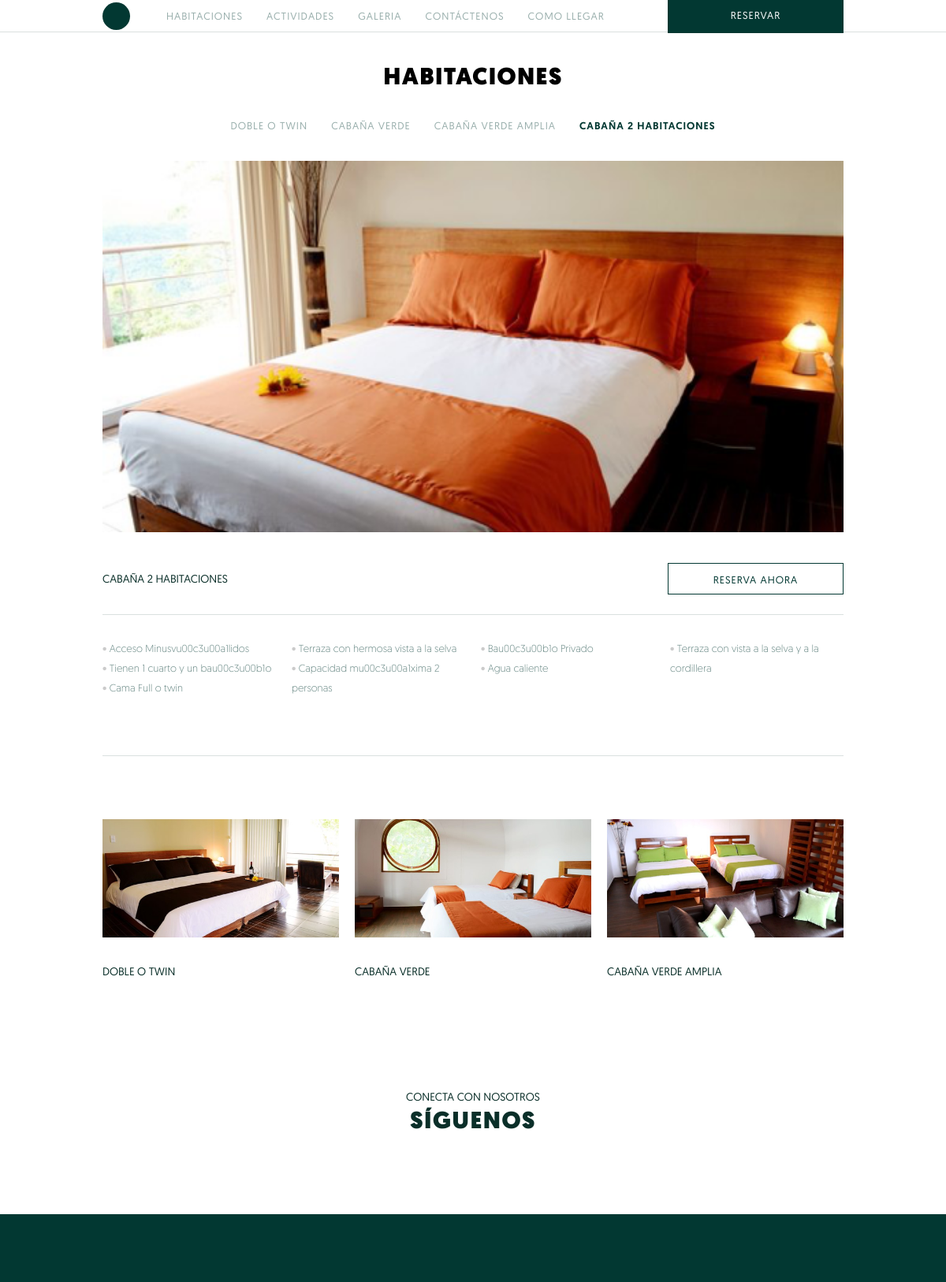
Page /rooms/index/4 on the committed database.
### tables this page shows
CREATE TABLE IF NOT EXISTS `rooms` (
  `id` int(100) NOT NULL AUTO_INCREMENT,
  `name` varchar(5000) NOT NULL,
  `img` varchar(5000) NOT NULL,
  `features` varchar(5000) NOT NULL,
  PRIMARY KEY (`id`)
);

### application/controllers/rooms.php (called while the page is built)
<?php if ( ! defined('BASEPATH')) exit('No direct script access allowed');
class Rooms extends CI_Controller {
	public function index()
	{
		$this->load->model('rooms_model');
		$data['rooms'] = $this->rooms_model->getRooms();
		$data['cRoom'] = ($this->uri->segment(3) != "") ? $this->uri->segment(3) : 1;
		$this->load->view('rooms', $data);
	}
}

### index.php (called while the page is built, shortened)
<?php
require_once BASEPATH.'core/CodeIgniter.php';

### application/models/rooms_model.php (called while the page is built, shortened)
<?php
class Rooms_model extends CI_Model {
	function getRooms(){
		$this->db->order_by('id', 'ASC');
		return  $this->db->get('rooms')->result();
	}
}
?>

### application/helpers/utility_helper.php (called while the page is built, shortened)
<?php
function asset_url(){
	return base_url().'assets/';
}
function json_decode_special_chars($string){
	return json_decode(utf8_decode($string));
}
?>

### application/views/rooms.php (the view)
<?php
include("inc/header.php");
include("inc/menu-scroll.php");
?>
<div class="content">
	<h1>HABITACIONES</h1>
	<p class="element-menu">
	<?php
	foreach ($rooms as $room) {
	?>
		<a href="/rooms/index/<?php echo $room->id ?>" title="<?php echo $room->name ?>" <?php echo $cRoom == $room->id ? "class=\"current\"" : "" ?>><?php echo $room->name ?></a>
	<?php
	}
	?>
	</p>
	<?php
	foreach ($rooms as $room) {
		if ($cRoom == $room->id) {
	?>
	<img src="<?php echo asset_url(); ?>img/rooms/<?php echo $room->img ?>" alt="<?php echo $room->name ?>" style="width: 940px; margin-bottom: 35px;" />
	<p class="description-header clear-fix">
		<span class="left"><?php echo $room->name ?></span>
		<a href="#" class="button right">RESERVA AHORA</a>
	</p>
	<ul class="description-list">
				<?php
				$features = json_decode_special_chars($room->features);
				foreach ($features as $feature) {
				?>
		<li><?php echo $feature ?></li>
				<?php
				}
				?>
	</ul>
	<div class="description-image-row clear-fix">
		<?php
		foreach ($rooms as $room) {
			if ($cRoom != $room->id) {
		?>
			<a href="/rooms/index/<?php echo $room->id ?>"><img src="<?php echo asset_url(); ?>img/rooms/<?php echo $room->img ?>" alt="<?php echo $room->name ?>" /><?php echo $room->name ?></a>
		<?php
			}
		}
		?>
	</div>
	<?php
		}
	}
	?>
</div>
<?php
include("inc/home-footer.php");
?>

### rows in the picture
rooms: name "DOBLE O TWIN", img (picture)
rooms: name "CABAÑA VERDE", img (picture)
rooms: name "CABAÑA VERDE AMPLIA", img (picture)
rooms: name "CABAÑA 2 HABITACIONES", img (picture), features "Acceso Minusvu00c3u00a1lidos", features "Tienen 1 cuarto y un bau00c3u00b1o", features "Cama Full o twin", features "Terraza con hermosa vista a la selva", features "Capacidad mu00c3u00a1xima 2 personas", features "Bau00c3u00b1o Privado", features "Agua caliente", features "Terraza con vista a la selva y a la cordillera"
